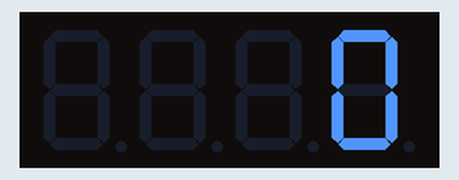
Recording of a sketch running on a simulated Arduino Uno, built with avr-gcc and run on an emulated ATmega328P. Parts: 4-digit seven-segment display.

Above: at 0.1 s.
At 4.1 s:
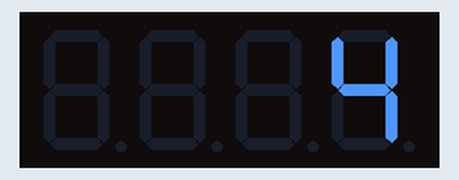
At 9.1 s:
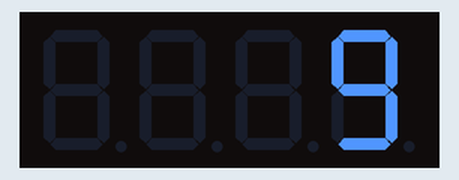
At 19.1 s:
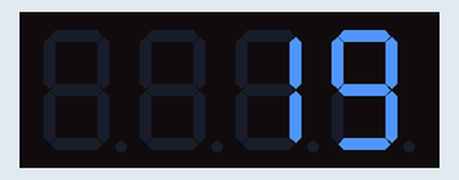
At 29.1 s:
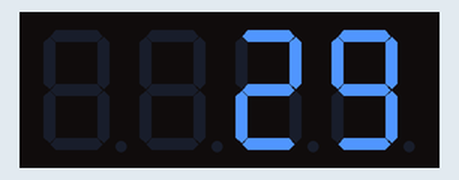
At 39.1 s:
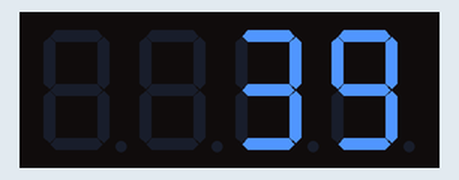

Measured:
- what the display in image 1 shows lasts 1.0 s, from 4.0 s to 5.0 s

The sketch:

4digitSevenSeg.ino
```cpp
#include "SevSeg.h"
SevSeg sevseg;

void setup(){
  byte numDigits = 4;
  byte digitPins[] = {10, 11, 12, 13};
  byte segmentPins[] = {9, 2, 3, 5, 6, 8, 7, 4};

  bool resistorsOnSegments = true;
  bool updateWithDelaysIn = true;
  byte hardwareConfig = COMMON_CATHODE;
  sevseg.begin(hardwareConfig, numDigits, digitPins, segmentPins, resistorsOnSegments);
  sevseg.setBrightness(90);
}

void loop(){
    for(int i = 0; i < 10000; i++) {
      sevseg.setNumber(i);
      sevseg.refreshDisplay();
      delay(1000);
    }
}
```
